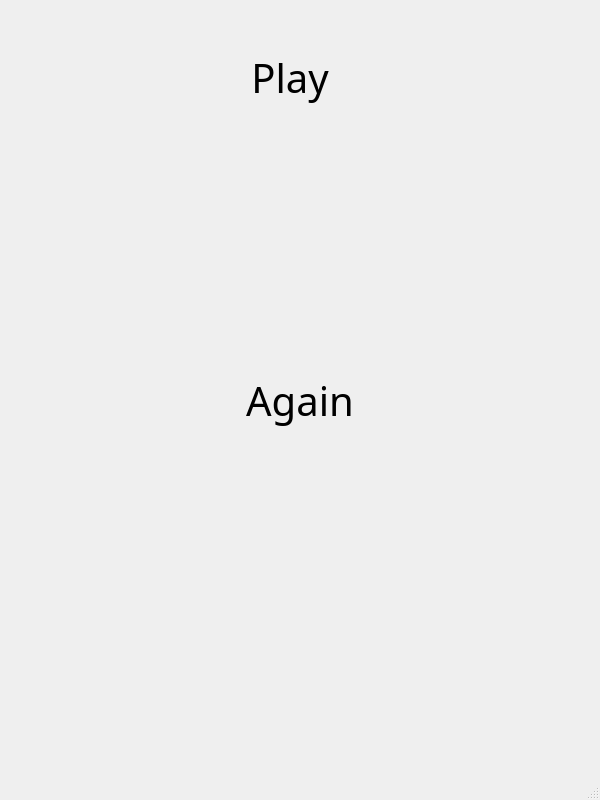
<?xml version="1.0" encoding="UTF-8"?>
<ui version="4.0">
 <class>MainWindow</class>
 <widget class="QMainWindow" name="MainWindow">
  <property name="geometry">
   <rect>
    <x>0</x>
    <y>0</y>
    <width>600</width>
    <height>800</height>
   </rect>
  </property>
  <property name="windowTitle">
   <string>MainWindow</string>
  </property>
  <widget class="QWidget" name="centralwidget">
   <widget class="QPushButton" name="PlayButton">
    <property name="geometry">
     <rect>
      <x>190</x>
      <y>40</y>
      <width>200</width>
      <height>75</height>
     </rect>
    </property>
    <property name="font">
     <font>
      <family>Ravie</family>
      <pointsize>30</pointsize>
     </font>
    </property>
    <property name="cursor">
     <cursorShape>ArrowCursor</cursorShape>
    </property>
    <property name="text">
     <string>Play</string>
    </property>
    <property name="iconSize">
     <size>
      <width>50</width>
      <height>50</height>
     </size>
    </property>
    <property name="autoRepeat">
     <bool>false</bool>
    </property>
    <property name="autoDefault">
     <bool>true</bool>
    </property>
    <property name="default">
     <bool>true</bool>
    </property>
    <property name="flat">
     <bool>true</bool>
    </property>
   </widget>
   <widget class="QPushButton" name="RestartButton">
    <property name="geometry">
     <rect>
      <x>200</x>
      <y>363</y>
      <width>200</width>
      <height>75</height>
     </rect>
    </property>
    <property name="font">
     <font>
      <family>Ravie</family>
      <pointsize>30</pointsize>
     </font>
    </property>
    <property name="text">
     <string>Again</string>
    </property>
    <property name="checkable">
     <bool>false</bool>
    </property>
    <property name="flat">
     <bool>true</bool>
    </property>
   </widget>
  </widget>
  <widget class="QMenuBar" name="menuBar">
   <property name="geometry">
    <rect>
     <x>0</x>
     <y>0</y>
     <width>600</width>
     <height>26</height>
    </rect>
   </property>
  </widget>
  <widget class="QStatusBar" name="statusbar"/>
 </widget>
 <resources/>
 <connections/>
</ui>
